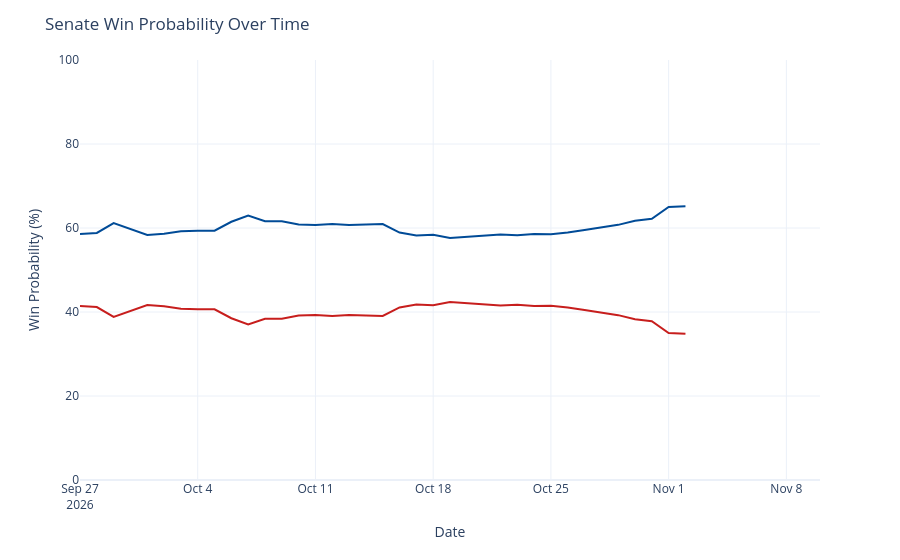

Notebook code for this chart:
### Code cell
chance_over_time = output_ts[(output_ts['geo'] == 'US Senate') &
                             (output_ts['type'] == 'chance')]
chance_over_time['rep_chance'] = chance_over_time['y'].map(lambda x: 100 - x)
chance_over_time = chance_over_time.rename({'y': 'Democrats', 'rep_chance': 'Republicans'}, axis=1)
chance_time_ser = px.line(chance_over_time, x='date', y=['Democrats', 'Republicans'], template='plotly_white',
                         color_discrete_map={'Democrats': '#004b97', 'Republicans': '#c71e1d'},)
chance_time_ser.update_traces(hovertemplate="%{y:.1f}%")
chance_time_ser.update_layout(
    xaxis=dict(range=[pd.to_datetime('2026-09-27'), pd.to_datetime('2026-11-10')]),
    yaxis=dict(range=[0, 100]),
    xaxis_title='Date',
    yaxis_title='Win Probability (%)',
    title=dict(text="Senate Win Probability Over Time"),
    hovermode="x",
    showlegend=False
)
chance_time_ser

### Figure 1 — Plotly figure (JSON) as saved in the notebook; plotly's stock layout.template omitted (floating-point values rounded to 4 significant figures)
{"data": [{"hovertemplate": "%{y:.1f}%", "legendgroup": "Democrats", "line": {"color": "#004b97", "dash": "solid"}, "marker": {"symbol": "circle"}, "mode": "lines", "name": "Democrats", "orientation": "v", "showlegend": true, "type": "scatter", "x": ["2026-09-27", "2026-09-28", "2026-09-29", "2026-09-30", "2026-10-01", "2026-10-02", "2026-10-03", "2026-10-04", "2026-10-05", "2026-10-06", "2026-10-07", "2026-10-08", "2026-10-09", "2026-10-10", "2026-10-11", "2026-10-12", "2026-10-13", "2026-10-15", "2026-10-16", "2026-10-17", "2026-10-18", "2026-10-19", "2026-10-20", "2026-10-21", "2026-10-22", "2026-10-23", "2026-10-24", "2026-10-25", "2026-10-26", "2026-10-27", "2026-10-29", "2026-10-30", "2026-10-31", "2026-11-01", "2026-11-02"], "xaxis": "x", "y": [58.6, 58.83, 61.17, 59.8, 58.36, 58.64, 59.21, 59.34, 59.36, 61.49, 62.99, 61.61, 61.59, 60.85, 60.69, 60.92, 60.74, 60.95, 58.91, 58.21, 58.41, 57.61, 57.88, 58.25, 58.48, 58.3, 58.59, 58.54, 58.91, 59.54, 60.75, 61.7, 62.2, 65.0, 65.19], "yaxis": "y"}, {"hovertemplate": "%{y:.1f}%", "legendgroup": "Republicans", "line": {"color": "#c71e1d", "dash": "solid"}, "marker": {"symbol": "circle"}, "mode": "lines", "name": "Republicans", "orientation": "v", "showlegend": true, "type": "scatter", "x": ["2026-09-27", "2026-09-28", "2026-09-29", "2026-09-30", "2026-10-01", "2026-10-02", "2026-10-03", "2026-10-04", "2026-10-05", "2026-10-06", "2026-10-07", "2026-10-08", "2026-10-09", "2026-10-10", "2026-10-11", "2026-10-12", "2026-10-13", "2026-10-15", "2026-10-16", "2026-10-17", "2026-10-18", "2026-10-19", "2026-10-20", "2026-10-21", "2026-10-22", "2026-10-23", "2026-10-24", "2026-10-25", "2026-10-26", "2026-10-27", "2026-10-29", "2026-10-30", "2026-10-31", "2026-11-01", "2026-11-02"], "xaxis": "x", "y": [41.4, 41.17, 38.83, 40.2, 41.64, 41.36, 40.79, 40.66, 40.64, 38.51, 37.01, 38.39, 38.41, 39.15, 39.31, 39.08, 39.26, 39.05, 41.09, 41.79, 41.59, 42.39, 42.12, 41.75, 41.52, 41.7, 41.41, 41.46, 41.09, 40.46, 39.25, 38.3, 37.8, 35.0, 34.81], "yaxis": "y"}], "layout": {"hovermode": "x", "legend": {"title": {"text": "variable"}, "tracegroupgap": 0}, "margin": {"t": 60}, "showlegend": false, "title": {"text": "Senate Win Probability Over Time"}, "xaxis": {"anchor": "y", "domain": [0, 1], "range": ["2026-09-27T00:00:00", "2026-11-10T00:00:00"], "title": {"text": "Date"}}, "yaxis": {"anchor": "x", "domain": [0, 1], "range": [0, 100], "title": {"text": "Win Probability (%)"}}}}
